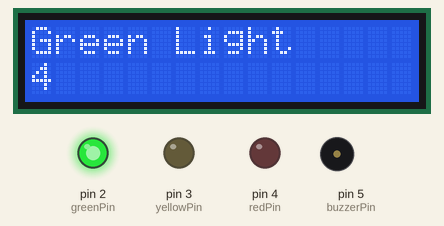
A sketch run on a simulated Arduino Uno, built with avr-gcc and run on an emulated ATmega328P. Parts: 16×2 character LCD, output pins drawn as LEDs (lit = HIGH), buzzer (waves = sounding). Random numbers use the default seed unless the sketch sets one; what the sketch prints to the serial monitor is not drawn.

Above: at 0.1 s.
At 2.2 s:
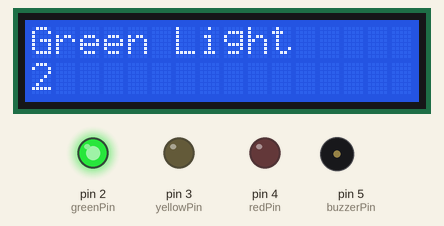
At 5.2 s:
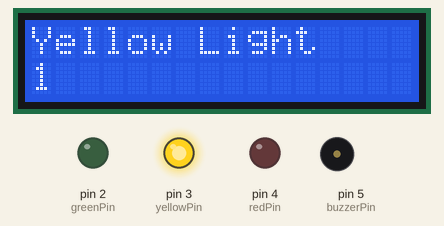
At 12.2 s:
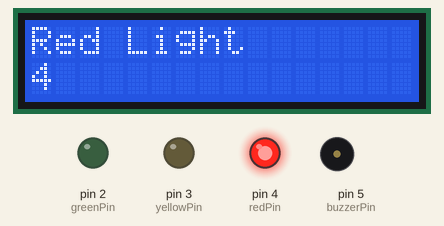
At 20.2 s:
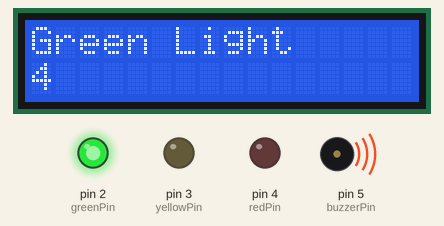
At 31.3 s:
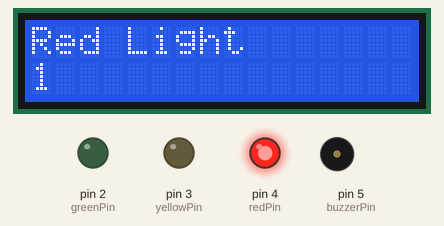
Timing chart, 0 to 40.0 s (numbered marks = the images above):
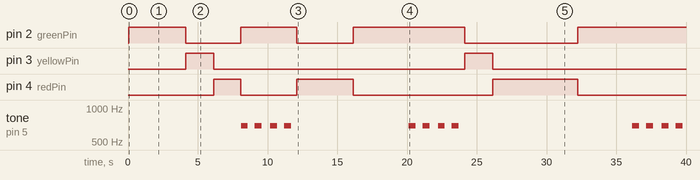

Measured:
- by itself, pin 2 (greenPin): goes HIGH 4.1 s, LOW 4.0 s, HIGH 4.0 s, LOW 4.1 s, HIGH 8.0 s, LOW 8.1 s, then HIGH
- by itself, pin 3 (yellowPin): alternates HIGH for 2.0 s and LOW for 18.0 s
- by itself, pin 4 (redPin): goes HIGH 1.9 s, LOW 4.0 s, HIGH 4.1 s, LOW 10.0 s, HIGH 6.1 s, then LOW
- by itself, tone on pin 5 (buzzerPin): plays 698 Hz for 0.50 s, 698 Hz for 0.50 s, 698 Hz for 0.50 s, 698 Hz for 0.50 s, 698 Hz for 0.50 s, 698 Hz for 0.50 s … (12 notes in this stretch)
- what the display in image 0 shows lasts 1.0 s, from 0.1 s to 1.1 s

The sketch:

103062122-1.ino
```cpp
#include <Arduino_FreeRTOS.h>
#include <Wire.h>
#include <LiquidCrystal_I2C.h>

const int greenPin = 2;
const int yellowPin = 3;
const int redPin = 4;
const int buzzerPin = 5;

LiquidCrystal_I2C lcd(0x3F, 2, 1, 0, 4, 5, 6, 7, 3, POSITIVE);
long randomNum;
long actualTime;
int state;
int buzzer;
TaskHandle_t mainHandle;

void mainTask(void *pvParameters);
void randomTask(void *pvParameters);

void setup() {
  Serial.begin(9600);
  lcd.begin(16, 2);
  lcd.backlight();
  state = 0;
  buzzer = 0;
  pinMode(greenPin, OUTPUT);
  pinMode(yellowPin, OUTPUT);
  pinMode(redPin, OUTPUT);
  pinMode(buzzerPin, OUTPUT);
  xTaskCreate(mainTask, (const portCHAR *) "main", 128, NULL, 1, &mainHandle);
  xTaskCreate(randomTask, (const portCHAR *) "random", 128, NULL, 1, NULL);
  xTaskCreate(buzzerTask, (const portCHAR *) "buzzer", 128, NULL, 1, NULL);
}
void loop() { }

void mainTask(void *pvParameters) {
  while (1) {
    state = 1;
    digitalWrite(redPin, LOW);
    digitalWrite(greenPin, HIGH);
    for (int i = 0; i < 4; i++) {
      lcd.clear();
      lcd.setCursor(0, 0);
      lcd.print("Green Light");
      lcd.setCursor(0, 1);
      lcd.print(4 - i);
      delay(1000);
    }
    state = 2;
    digitalWrite(greenPin, LOW);
    digitalWrite(yellowPin, HIGH);
    for (int i = 0; i < 2; i++) {
      lcd.clear();
      lcd.setCursor(0, 0);
      lcd.print("Yellow Light");
      lcd.setCursor(0, 1);
      lcd.print(2 - i);
      delay(1000);
    }
    state = 3;
    digitalWrite(yellowPin, LOW);
    digitalWrite(redPin, HIGH);
    for (int i = 0; i < 6; i++) {
      lcd.clear();
      lcd.setCursor(0, 0);
      lcd.print("Red Light");
      lcd.setCursor(0, 1);
      lcd.print(6 - i);
      delay(1000);
    }
  }
}

void randomTask(void *pvParameters) {
  while (1) {
    randomNum = random(0, 6);
    actualTime = (randomNum + 7) * 1000;
    Serial.println(actualTime);
    delay(actualTime);
    vTaskSuspend(mainHandle);
    digitalWrite(redPin, LOW);
    digitalWrite(greenPin, HIGH);
    digitalWrite(yellowPin, LOW);
    buzzer = 1;
    lcd.clear();
    lcd.setCursor(0, 0);
    lcd.print("Green Light");
    for (int i = 0; i < 4; i++) {
      lcd.setCursor(0, 1);
      lcd.print(4 - i);
      delay(1000);
    }
    buzzer = 0;
    if (state == 1) {
      digitalWrite(redPin, LOW);
      digitalWrite(greenPin, HIGH);
      digitalWrite(yellowPin, LOW);
    } else if (state == 2) {
      digitalWrite(redPin, LOW);
      digitalWrite(greenPin, LOW);
      digitalWrite(yellowPin, HIGH);
    } else if (state == 3) {
      digitalWrite(redPin, HIGH);
      digitalWrite(greenPin, LOW);
      digitalWrite(yellowPin, LOW);
    }
    vTaskResume(mainHandle);
  }
}

void buzzerTask(void *pvParameters) {
  while (1) {
    if (buzzer) {
      for (int i = 0; i < 4; i++) {
        if(i%2 == 0) tone(buzzerPin,698);
        else noTone(buzzerPin);
        delay(500);
      }
    }
    delay(100);
  }
}
```
